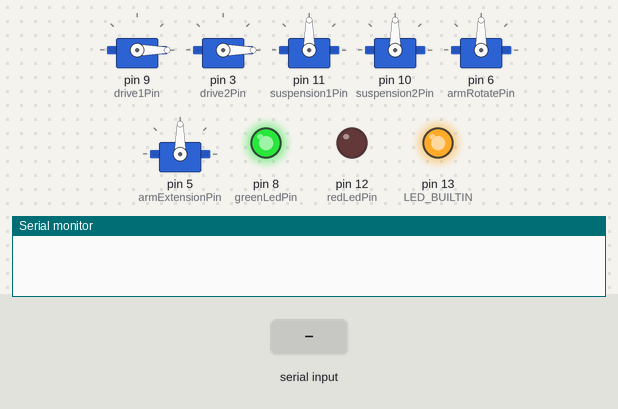
The sketch below on a simulated Arduino Uno, built with avr-gcc and run on an emulated ATmega328P. Shown: 6 × servo, output pins drawn as LEDs (lit = HIGH), the last lines printed to the serial monitor. Inputs (shaded band) come from the test bench.

Above: at 0.1 s.
At 1.2 s:
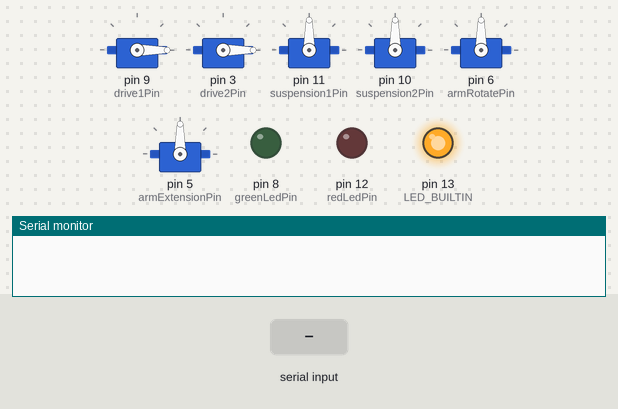
1.3 s: "0" received over Serial
At 1.6 s:
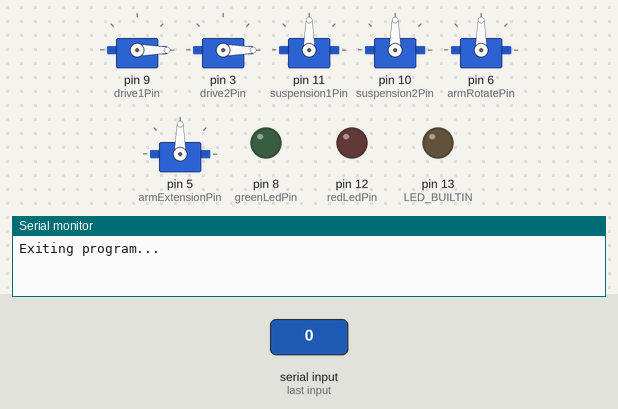
Timing chart, 0 to 4.3 s (numbered marks = the images above; inputs shaded):
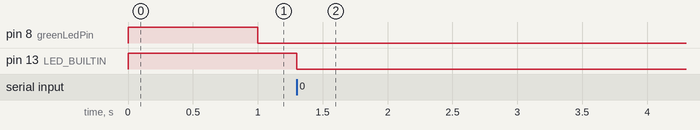

The sketch:

demo.ino
```cpp
#include <Servo.h>

// For CR servos, 0 is clockwise and 180 is counterclockwise, 90 is middle
Servo drive1;
Servo drive2;
Servo suspension1;
Servo suspension2;
Servo armRotate;
Servo armExtension;

const int drive1Pin = 9;
const int drive1Forward = 0;
const int drive1Backward = 180;
const int drive2Pin = 3;
const int drive2Forward = 0;
const int drive2Backward = 180;
const int suspension1Pin = 11;
const int suspension1Extend = 90;
const int suspension1Retract = 180;
const int suspension2Pin = 10;
const int suspension2Extend = 80;
const int suspension2Retract = 170;
const int armRotatePin = 6;
const int armRotateLeft = 82;
const int armRotateNone = 90;
const int armRotateRight = 104;
const int armExtensionPin = 5;
const int armRetracted = 180;
const int armExtended = 0;
const int greenLedPin = 8;
const int redLedPin = 12;
int state = 1;

void setup() {
  // put your setup code here, to run once:
  Serial.begin(115200);

  drive1.attach(drive1Pin);
  drive2.attach(drive2Pin);
  suspension1.attach(suspension1Pin);
  suspension2.attach(suspension2Pin);
  armRotate.attach(armRotatePin);
  armExtension.attach(armExtensionPin);

  pinMode(LED_BUILTIN, OUTPUT);
  pinMode(greenLedPin, OUTPUT);
  pinMode(redLedPin, OUTPUT);

  digitalWrite(LED_BUILTIN, HIGH);
}

void loop() {
  // Check if a serial command is available.
  if (Serial.available() > 0) {
    char command = Serial.read();
    int oldState = state;
    switch (command) {
      case '0': // exit case
        drive1.detach();
        drive2.detach();
        suspension1.detach();
        suspension2.detach();
        armRotate.detach();
        armExtension.detach();
        digitalWrite(greenLedPin, LOW);
        digitalWrite(redLedPin, LOW);
        digitalWrite(LED_BUILTIN, LOW);
        Serial.println("Exiting program...");
        while (true) {
          ;
        }
      break;
      case '1': // test run drive motors forward
        state = 1;
        if (oldState != state && oldState != 2) {
          drive1.attach(drive1Pin);
          drive2.attach(drive2Pin);
          suspension1.detach();
          suspension2.detach();
          armRotate.detach();
          armExtension.detach();
        }
      break;
      case '2': // test run drive motors backward
        state = 2;
        if (oldState != state && oldState != 1) {
          drive1.attach(drive1Pin);
          drive2.attach(drive2Pin);
          suspension1.detach();
          suspension2.detach();
          armRotate.detach();
          armExtension.detach();
        }
      break;
      case '3': // test run suspension fully retracted
        state = 3;
        if (oldState != state && oldState != 4) {
          drive1.detach();
          drive2.detach();
          suspension1.attach(suspension1Pin);
          suspension2.attach(suspension2Pin);
          armRotate.detach();
          armExtension.detach();
        }
      break;
      case '4': // test run suspension fully extended
        state = 4;
        if (oldState != state && oldState != 3) {
          drive1.detach();
          drive2.detach();
          suspension1.attach(suspension1Pin);
          suspension2.attach(suspension2Pin);
          armRotate.detach();
          armExtension.detach();
        }
      break;
      case '5': // move arm left
        state = 5;
        if (oldState != state && oldState != 6 && oldState != 7) {
          drive1.detach();
          drive2.detach();
          suspension1.detach();
          suspension2.detach();
          armRotate.attach(armRotatePin);
          armExtension.attach(armExtensionPin);
        }
      break;
      case '6': // keep arm still (on target)
        state = 6;
        if (oldState != state && oldState != 5 && oldState != 7) {
          drive1.detach();
          drive2.detach();
          suspension1.detach();
          suspension2.detach();
          armRotate.attach(armRotatePin);
          armExtension.attach(armExtensionPin);
        }
      break;
      case '7': // move arm right
        state = 7;
        if (oldState != state && oldState != 5 && oldState != 6) {
          drive1.detach();
          drive2.detach();
          suspension1.detach();
          suspension2.detach();
          armRotate.attach(armRotatePin);
          armExtension.attach(armExtensionPin);
        }
      break;
      default:
      break;
    }
  }

  // servo commands
  switch (state) {
    case 1:
      drive1.write(drive1Forward);
      drive2.write(drive2Forward);
    break;
    case 2:
      drive1.write(drive1Backward);
      drive2.write(drive2Backward);
    break;
    case 3:
      suspension1.write(suspension1Retract);
      suspension2.write(suspension2Retract);
    break;
    case 4:
      suspension1.write(suspension1Extend);
      suspension2.write(suspension2Extend);
    break;
    case 5:
      armRotate.write(armRotateLeft);
      armExtension.write(armRetracted);
    break;
    case 6:
      armRotate.write(armRotateNone);
      armExtension.write(armExtended);
    break;
    case 7:
      armRotate.write(armRotateRight);
      armExtension.write(armRetracted);
    break;
    default:
    break;
  }

  // light control
  unsigned long seconds = millis() / 1000;
  if (seconds % 2 == 0 && state != 6) {
    digitalWrite(greenLedPin, HIGH);
  } else {
    digitalWrite(greenLedPin, LOW);
  }
  if (state == 6) {
    digitalWrite(redLedPin, HIGH);
  } else {
    digitalWrite(redLedPin, LOW);
  }
}
```

Measured:
- after the input at 1.3 s, pin 8 (greenLedPin): stops changing and stays LOW; pin 13 (LED_BUILTIN): HIGH → LOW at once
